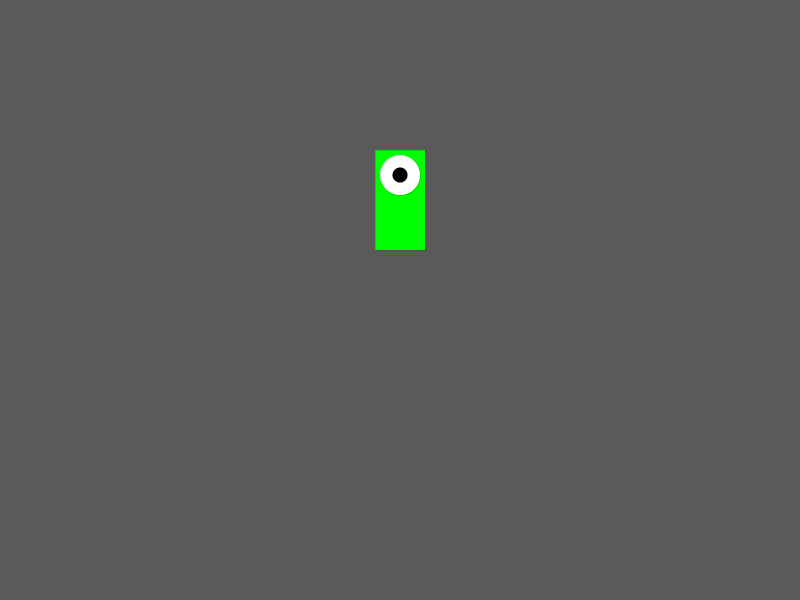
Frame 1 (no input)
Frame 60 (the mouse pressed at the canvas centre just before this capture): identical to frame 1, image omitted
Frame 120 (the mouse held since frame 60 and released just before this capture): identical to frame 1, image omitted

The Processing sketch that drew this single still picture (run headless with seeded random() and noise(); from frame 60 on, the mouse is pressed at the canvas centre):

// Processing sketch: progEx2
// ── progEx2.pde
void setup() {
  size(800,600);
}

void draw() {
  background(90);
  displayThing(width/2, 200);
}

void displayThing(float x, float y) {
  push();
  translate(x, y);
  rectMode(CENTER);
  fill(#00ff00);
  strokeWeight(0);
  rect(0, 0, 50, 100);
  fill(#ffffff);
  ellipse(0, -25, 40, 40);
  fill(#000000);
  ellipse(0, -25, 15, 15);
  pop();
}
